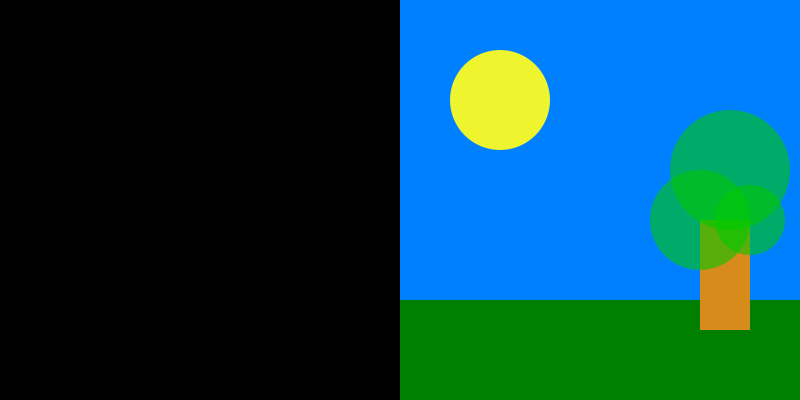
Frame 1 (no input)
Frame 60 (the mouse pressed at the canvas centre just before this capture): identical to frame 1, image omitted
Frame 120 (the mouse held since frame 60 and released just before this capture): identical to frame 1, image omitted

The Processing sketch that drew this single still picture (run headless with seeded random() and noise(); from frame 60 on, the mouse is pressed at the canvas centre):

// Processing sketch: sketch_250415b
// ── sketch_250415b.pde
// propiedades de dibujo
// noFill();  // sin relleno
// fill( gray );  //color de relleno, gris
// fill( r, g, b );  //color de relleno, con transparencia
// fill( r, g, b, a );  //color de relleno, rgb
// stroke(r, g, b );  //color del borde
// strokeWeight ( i );  // grosor del borde
// rectMode(): modifica como toma los paramtros el rect()
// ellipseMode(): modifica como toma los paramtros el ellipse()

void setup() {
  size(800, 400 );
}

void draw() {
  background( 0, 127, 255 );  //pinta el fondo del sketck

  //mi foto (ahora pleno negro)
  fill( 0 );
  noStroke();  //dato: las propiedades de las primitivas son hereditarias, cuidado!
  rect( 0, 0, 400, 400 );

  //dibujo: sol
  fill( 238, 245, 47 );  //amarillo huevo, tip: herramientas > selector de color
  strokeWeight( 5 );
  circle( 100+400, 100, 100 );  //tip: sumar 400 en X corre la figura hacia la derecha

  //dibujo: pasto
  noStroke();  //sin borde
  fill( 0, 127, 0 );
  rect( 400, 300, 800, 100 );

  //dibujo: arbol
  fill( 214, 139, 26 );  //#D68B1A
  rectMode( CORNERS );  //rectangulo desde sus esquinas
  //rect( x1, y1, x2, y2 );
  rect( 400+300, 220, 400+350, 330 );
  rectMode( CORNER );

  //dibujo: arbol/hojas
  fill( 0, 200, 0 , 150 ); //4to parametro = transparencia
  circle( 400+300, 220, 100 );
  circle( 400+350, 220, 70 );
  circle( 400+330, 170, 120 );

  //trucaso para coordenadas
  println("X: " + mouseX + " ~ Y: " + mouseY);

  // linea divisoria
  line( width/2, 0, width/2, height );
}
